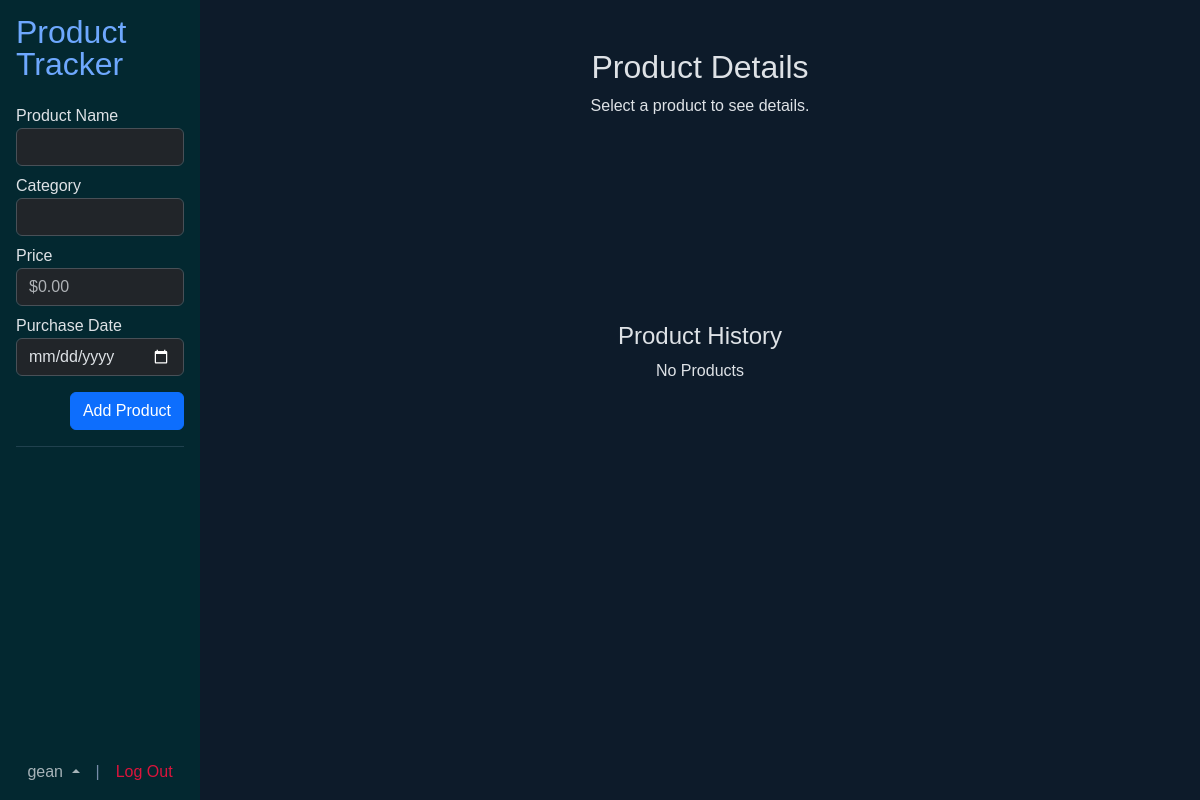
Page /product?id=9 (signed in) on the earlier database version.
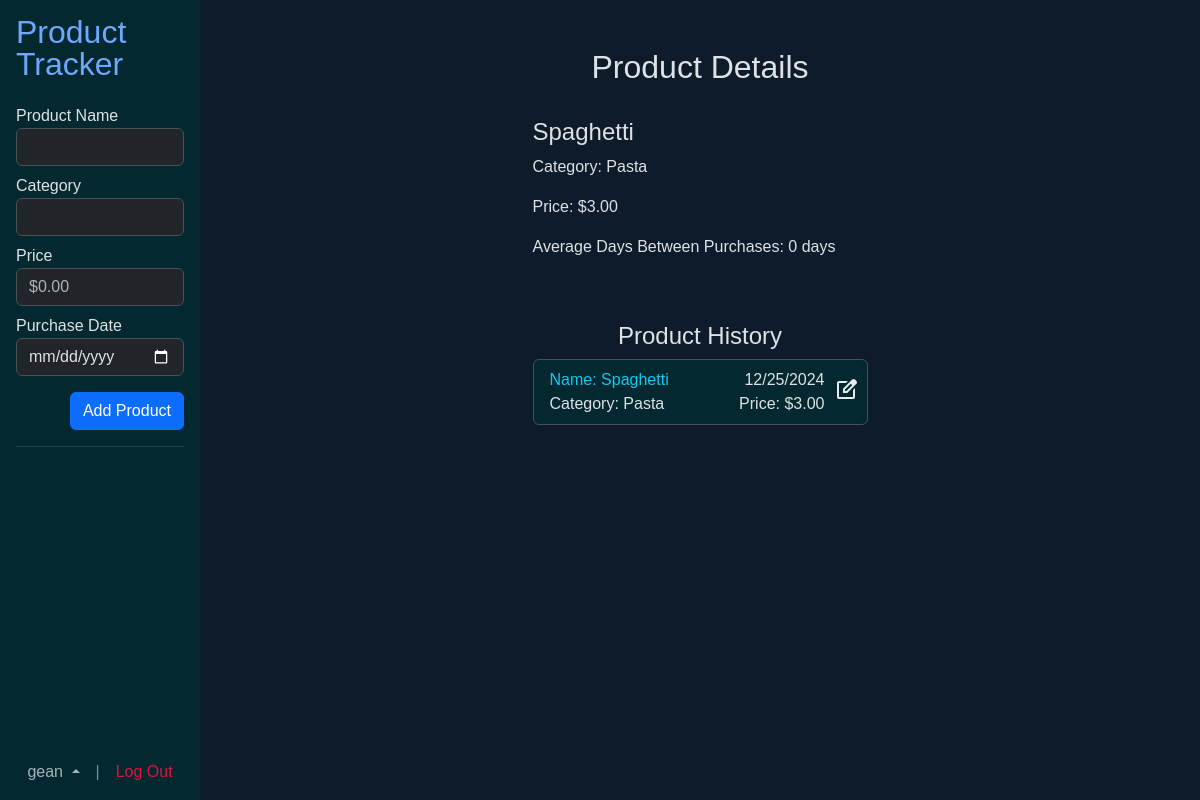
Same page on the later database version.
### tables this page shows
CREATE TABLE items (
id        INTEGER NOT NULL PRIMARY KEY AUTOINCREMENT,
item_name TEXT NOT NULL UNIQUE,
cat_id    INTEGER NOT NULL,
    FOREIGN KEY (cat_id) REFERENCES categories(id)
    ON UPDATE CASCADE
    ON DELETE CASCADE
);

CREATE TABLE categories (
id       INTEGER NOT NULL PRIMARY KEY AUTOINCREMENT,
cat_name TEXT NOT NULL UNIQUE
);

CREATE TABLE history (
id         INTEGER NOT NULL PRIMARY KEY AUTOINCREMENT,
user_id    INTEGER NOT NULL,
item_id    INTEGER NOT NULL,
t_date INTEGER NOT NULL DEFAULT CURRENT_TIMESTAMP,
price      NUMERIC NOT NULL,
    FOREIGN KEY (user_id) REFERENCES users(id)
        ON UPDATE CASCADE
        ON DELETE CASCADE,
    FOREIGN KEY (item_id) REFERENCES items(id)
        ON UPDATE CASCADE
        ON DELETE CASCADE
);

### app.py (the view)
@app.route("/product", methods=["GET"])
@login_required
def product():
    categories = db.execute(text(
        "SELECT id, cat_name AS name FROM categories"
    )).fetchall()
    products = db.execute(text(
        """SELECT history.id AS hist_id, items.id, item_name AS name, cat_name AS category, price, t_date, username FROM history
            JOIN users ON user_id = users.id
            JOIN items ON item_id = items.id
            JOIN categories ON items.cat_id = categories.id
            WHERE user_id = :user AND item_id = (SELECT item_id FROM history WHERE id = :item)
            ORDER BY t_date DESC"""
    ), {"user": session["user_id"], "item": int(request.args.get("id"))}).fetchall()
    selected = None
    dt_diff = []
    for product in products:
        if product.hist_id == int(request.args.get("id")):
            selected = product
    for product in products:
        if product.name == selected.name:
            dt_diff.append(floor(int(product.t_date) / 86400))
    dt_sum = 0
    count = 0
    for i in range(len(dt_diff)):
        if i + 1 < len(dt_diff):
            dt_sum += dt_diff[i] - dt_diff[i + 1]
            count += 1
    try:
        avg_days = int(dt_sum / count)
    except ZeroDivisionError:
        avg_days = 0
    try:
        username = db.execute(text(
            "SELECT username FROM users WHERE id = :id"
        ), {"id": session['user_id']}).fetchone().username
    except:
        session.clear()
        return redirect("/")
    return render_template("index.html", selected_product=selected, products=products, categories=categories, avg_days=avg_days, username=username)

### app.py (called while the page is built)
def usd(value):
    return f"${value:,.2f}"

def date_format(pattern, value):
    return time.strftime(pattern, time.localtime(value))

def login_required(f):
    @wraps(f)
    def decorated_function(*args, **kwargs):
        if session.get("user_id") is None:
            return redirect("/login")
        return f(*args, **kwargs)
    return decorated_function

### templates/index.html (shortened to what this page needs)
{% extends "layout.html" %}
{% block main %}
	<div class="d-flex h-100 p-0 m-0">
		<div class="offcanvas-sm" style="width:200px"></div>
		<nav class="offcanvas-sm offcanvas-start p-3 h-100 bg-info-subtle" style="width: 200px; position: fixed;" tabindex="-1" id="offcanvasResponsive" aria-labelledby="offcanvasResponsiveLabel">
            <div class="offcanvas-body-sm" style="height: 60%">
				<h2 class="offcanvas-title mb-4 lh-1"><a href="/">Product Tracker</a></h2>
				<form method="POST" action="{{ url_for('add_product')}}">
					<div class="form-group mb-2">
						<label for="name">Product Name</label>
						<input type="text" class="form-control" id="name" name="name" required autocomplete="name">
					</div>
					<div class="form-group mb-2">
						<label for="category">Category</label>
						<input name="category" class="form-control" list="datalistOptions" id="category">
					</div>
					<div class="form-group mb-2">
						<label for="price">Price</label>
						<input type="number" class="form-control" id="price" name="price" required step="0.01" min="0" placeholder="$0.00">
					</div>
					<div class="form-group mb-2">
						<label for="date">Purchase Date</label>
						<input type="date" class="form-control" id="date" name="date" required>
					</div>
					<div class="form-group mb-3 pt-2 text-end">
						<button type="submit" class="btn btn-primary">Add Product</button>
					</div>
				</form>
				<hr style="color: #778DA9">
			</div>
			<div id="user-div" class="offcanvas-footer d-flex justify-content-center align-items-end dropup" style="height:40%">
				<a class="text-muted dropdown-toggle" data-bs-toggle="dropdown" aria-expanded="false" style="cursor: pointer">{{ username }} </a>
				<a class="px-3" style="color: #778DA9">|</a>
				<a href="/logout" style="color: #DC143C">Log Out</a>
			</div>
		</nav>
		<div class="text-center mx-auto pt-5">
			<div id="main-content">
				<div class="text-start pb-4" style="height: 250px; width: 335px;">
					{% if selected_product %}
						<h2 class="pb-4 text-center">Product Details</h2>
						<h4>{{ selected_product.name.capitalize() }}</h3>
						<p>Category: {{ selected_product.category.capitalize() }}</p>
						<p>Price: {{ usd(selected_product.price) }}</p>
						<p>Average Days Between Purchases: {{ avg_days }} days</p>
					{% else %}
						<div class="text-center">
							<h2>Product Details</h2>
							<p>Select a product to see details.</p>
						</div>
					{% endif %}
				</div>
				<div class="mt-4 mx-auto pb-4" style="width: 335px;">
					<h4>Product History</h4>
					<ul id="product-list" class="list-group">
						{% if products %}
							{% for product in products %}
								<li class="bg-info-subtle d-flex list-group-item pb-2 pe-0">
									<div class="w-100 text-start">
										<a href="{{ url_for('product', id=product.hist_id) }}" class="text-body">
											<div class="row">
												<div class="col-auto text-info">Name: {{ product.name.capitalize() }}</div>
												<div class="col text-end">{{ date_format("%m/%d/%Y", product.t_date) }}</div>
											</div>
											<div class="row">
												<div class="col-auto">Category: {{ product.category.capitalize() }}</div>
												<div class="col text-end">Price: {{ usd(product.price) }}</div>
											</div>
										</a>
									</div>
									<div>
										<button name="edit" value="{{ product.hist_id }}" class="btn p-2 pb-0 pt-2" data-bs-toggle="modal" data-bs-target="#modal" data-bs-name="{{ product.name.capitalize() }}">
										</button>
									</div>
								</li>
							{% endfor %}
						{% else %}
								<p>No Products</p>
						{% endif %}
					</ul>
				</div>
			</div>
		</div>
    </div>
{% endblock %}

Differences in the rows shown:
added items: name "Spaghetti"
added categories: category "Pasta"
added history: price "$3.00", name "Spaghetti", t_date "12/25/2024", category "Pasta"
Other differences:
{{ avg_days }}: (not shown) → "0"
text no longer shown: "Select a product to see details. No Products"
text now shown: "Category: Price: Average Days Between Purchases: days"
